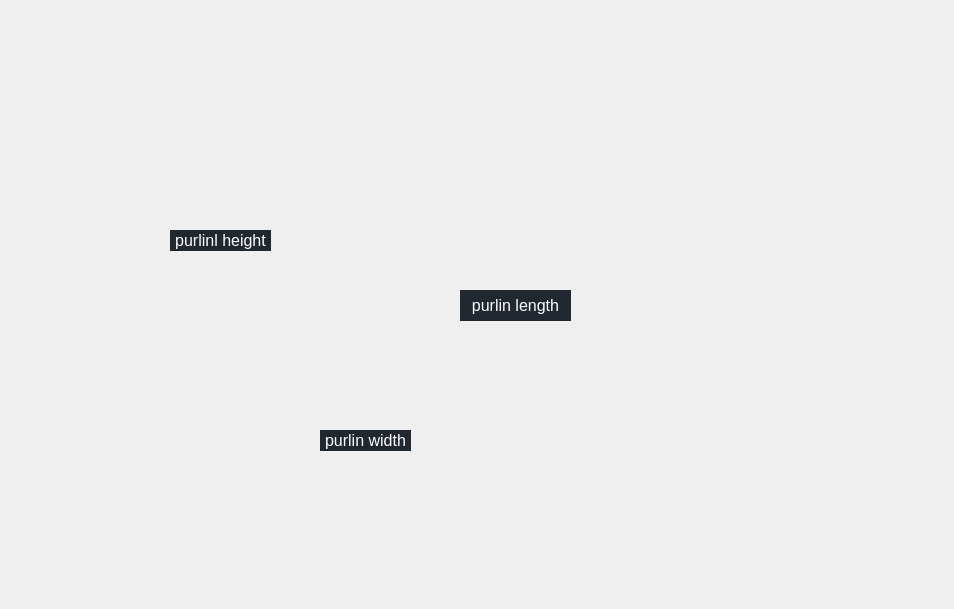
<?xml version="1.0" encoding="UTF-8"?>
<ui version="4.0">
 <class>ResultPurlin</class>
 <widget class="QDialog" name="ResultPurlin">
  <property name="geometry">
   <rect>
    <x>0</x>
    <y>0</y>
    <width>954</width>
    <height>609</height>
   </rect>
  </property>
  <property name="windowTitle">
   <string>Wyniki - płatew</string>
  </property>
  <widget class="QLabel" name="label">
   <property name="geometry">
    <rect>
     <x>0</x>
     <y>0</y>
     <width>954</width>
     <height>609</height>
    </rect>
   </property>
   <property name="font">
    <font>
     <pointsize>20</pointsize>
    </font>
   </property>
   <property name="text">
    <string/>
   </property>
   <property name="pixmap">
    <pixmap resource="../resources.qrc">:/res/ResultWallPlate.PNG</pixmap>
   </property>
   <property name="scaledContents">
    <bool>true</bool>
   </property>
  </widget>
  <widget class="QLabel" name="purlinHeight">
   <property name="geometry">
    <rect>
     <x>170</x>
     <y>230</y>
     <width>101</width>
     <height>21</height>
    </rect>
   </property>
   <property name="palette">
    <palette>
     <active>
      <colorrole role="WindowText">
       <brush brushstyle="SolidPattern">
        <color alpha="255">
         <red>255</red>
         <green>255</green>
         <blue>255</blue>
        </color>
       </brush>
      </colorrole>
      <colorrole role="Button">
       <brush brushstyle="SolidPattern">
        <color alpha="255">
         <red>33</red>
         <green>40</green>
         <blue>48</blue>
        </color>
       </brush>
      </colorrole>
      <colorrole role="Base">
       <brush brushstyle="SolidPattern">
        <color alpha="255">
         <red>33</red>
         <green>40</green>
         <blue>48</blue>
        </color>
       </brush>
      </colorrole>
      <colorrole role="Window">
       <brush brushstyle="SolidPattern">
        <color alpha="255">
         <red>33</red>
         <green>40</green>
         <blue>48</blue>
        </color>
       </brush>
      </colorrole>
     </active>
     <inactive>
      <colorrole role="WindowText">
       <brush brushstyle="SolidPattern">
        <color alpha="255">
         <red>255</red>
         <green>255</green>
         <blue>255</blue>
        </color>
       </brush>
      </colorrole>
      <colorrole role="Button">
       <brush brushstyle="SolidPattern">
        <color alpha="255">
         <red>33</red>
         <green>40</green>
         <blue>48</blue>
        </color>
       </brush>
      </colorrole>
      <colorrole role="Base">
       <brush brushstyle="SolidPattern">
        <color alpha="255">
         <red>33</red>
         <green>40</green>
         <blue>48</blue>
        </color>
       </brush>
      </colorrole>
      <colorrole role="Window">
       <brush brushstyle="SolidPattern">
        <color alpha="255">
         <red>33</red>
         <green>40</green>
         <blue>48</blue>
        </color>
       </brush>
      </colorrole>
     </inactive>
     <disabled>
      <colorrole role="WindowText">
       <brush brushstyle="SolidPattern">
        <color alpha="255">
         <red>120</red>
         <green>120</green>
         <blue>120</blue>
        </color>
       </brush>
      </colorrole>
      <colorrole role="Button">
       <brush brushstyle="SolidPattern">
        <color alpha="255">
         <red>33</red>
         <green>40</green>
         <blue>48</blue>
        </color>
       </brush>
      </colorrole>
      <colorrole role="Base">
       <brush brushstyle="SolidPattern">
        <color alpha="255">
         <red>33</red>
         <green>40</green>
         <blue>48</blue>
        </color>
       </brush>
      </colorrole>
      <colorrole role="Window">
       <brush brushstyle="SolidPattern">
        <color alpha="255">
         <red>33</red>
         <green>40</green>
         <blue>48</blue>
        </color>
       </brush>
      </colorrole>
     </disabled>
    </palette>
   </property>
   <property name="font">
    <font>
     <pointsize>12</pointsize>
    </font>
   </property>
   <property name="styleSheet">
    <string notr="true">background: rgb(33, 40, 48);</string>
   </property>
   <property name="text">
    <string>purlinl height</string>
   </property>
   <property name="alignment">
    <set>Qt::AlignCenter</set>
   </property>
  </widget>
  <widget class="QLabel" name="purlinWidth">
   <property name="geometry">
    <rect>
     <x>320</x>
     <y>430</y>
     <width>91</width>
     <height>21</height>
    </rect>
   </property>
   <property name="palette">
    <palette>
     <active>
      <colorrole role="WindowText">
       <brush brushstyle="SolidPattern">
        <color alpha="255">
         <red>255</red>
         <green>255</green>
         <blue>255</blue>
        </color>
       </brush>
      </colorrole>
      <colorrole role="Button">
       <brush brushstyle="SolidPattern">
        <color alpha="255">
         <red>33</red>
         <green>40</green>
         <blue>48</blue>
        </color>
       </brush>
      </colorrole>
      <colorrole role="Base">
       <brush brushstyle="SolidPattern">
        <color alpha="255">
         <red>33</red>
         <green>40</green>
         <blue>48</blue>
        </color>
       </brush>
      </colorrole>
      <colorrole role="Window">
       <brush brushstyle="SolidPattern">
        <color alpha="255">
         <red>33</red>
         <green>40</green>
         <blue>48</blue>
        </color>
       </brush>
      </colorrole>
     </active>
     <inactive>
      <colorrole role="WindowText">
       <brush brushstyle="SolidPattern">
        <color alpha="255">
         <red>255</red>
         <green>255</green>
         <blue>255</blue>
        </color>
       </brush>
      </colorrole>
      <colorrole role="Button">
       <brush brushstyle="SolidPattern">
        <color alpha="255">
         <red>33</red>
         <green>40</green>
         <blue>48</blue>
        </color>
       </brush>
      </colorrole>
      <colorrole role="Base">
       <brush brushstyle="SolidPattern">
        <color alpha="255">
         <red>33</red>
         <green>40</green>
         <blue>48</blue>
        </color>
       </brush>
      </colorrole>
      <colorrole role="Window">
       <brush brushstyle="SolidPattern">
        <color alpha="255">
         <red>33</red>
         <green>40</green>
         <blue>48</blue>
        </color>
       </brush>
      </colorrole>
     </inactive>
     <disabled>
      <colorrole role="WindowText">
       <brush brushstyle="SolidPattern">
        <color alpha="255">
         <red>120</red>
         <green>120</green>
         <blue>120</blue>
        </color>
       </brush>
      </colorrole>
      <colorrole role="Button">
       <brush brushstyle="SolidPattern">
        <color alpha="255">
         <red>33</red>
         <green>40</green>
         <blue>48</blue>
        </color>
       </brush>
      </colorrole>
      <colorrole role="Base">
       <brush brushstyle="SolidPattern">
        <color alpha="255">
         <red>33</red>
         <green>40</green>
         <blue>48</blue>
        </color>
       </brush>
      </colorrole>
      <colorrole role="Window">
       <brush brushstyle="SolidPattern">
        <color alpha="255">
         <red>33</red>
         <green>40</green>
         <blue>48</blue>
        </color>
       </brush>
      </colorrole>
     </disabled>
    </palette>
   </property>
   <property name="font">
    <font>
     <pointsize>12</pointsize>
    </font>
   </property>
   <property name="styleSheet">
    <string notr="true">background: rgb(33, 40, 48);</string>
   </property>
   <property name="text">
    <string>purlin width</string>
   </property>
   <property name="alignment">
    <set>Qt::AlignCenter</set>
   </property>
  </widget>
  <widget class="QLabel" name="purlinLength">
   <property name="geometry">
    <rect>
     <x>460</x>
     <y>290</y>
     <width>111</width>
     <height>31</height>
    </rect>
   </property>
   <property name="palette">
    <palette>
     <active>
      <colorrole role="WindowText">
       <brush brushstyle="SolidPattern">
        <color alpha="255">
         <red>255</red>
         <green>255</green>
         <blue>255</blue>
        </color>
       </brush>
      </colorrole>
      <colorrole role="Button">
       <brush brushstyle="SolidPattern">
        <color alpha="255">
         <red>33</red>
         <green>40</green>
         <blue>48</blue>
        </color>
       </brush>
      </colorrole>
      <colorrole role="Base">
       <brush brushstyle="SolidPattern">
        <color alpha="255">
         <red>33</red>
         <green>40</green>
         <blue>48</blue>
        </color>
       </brush>
      </colorrole>
      <colorrole role="Window">
       <brush brushstyle="SolidPattern">
        <color alpha="255">
         <red>33</red>
         <green>40</green>
         <blue>48</blue>
        </color>
       </brush>
      </colorrole>
     </active>
     <inactive>
      <colorrole role="WindowText">
       <brush brushstyle="SolidPattern">
        <color alpha="255">
         <red>255</red>
         <green>255</green>
         <blue>255</blue>
        </color>
       </brush>
      </colorrole>
      <colorrole role="Button">
       <brush brushstyle="SolidPattern">
        <color alpha="255">
         <red>33</red>
         <green>40</green>
         <blue>48</blue>
        </color>
       </brush>
      </colorrole>
      <colorrole role="Base">
       <brush brushstyle="SolidPattern">
        <color alpha="255">
         <red>33</red>
         <green>40</green>
         <blue>48</blue>
        </color>
       </brush>
      </colorrole>
      <colorrole role="Window">
       <brush brushstyle="SolidPattern">
        <color alpha="255">
         <red>33</red>
         <green>40</green>
         <blue>48</blue>
        </color>
       </brush>
      </colorrole>
     </inactive>
     <disabled>
      <colorrole role="WindowText">
       <brush brushstyle="SolidPattern">
        <color alpha="255">
         <red>120</red>
         <green>120</green>
         <blue>120</blue>
        </color>
       </brush>
      </colorrole>
      <colorrole role="Button">
       <brush brushstyle="SolidPattern">
        <color alpha="255">
         <red>33</red>
         <green>40</green>
         <blue>48</blue>
        </color>
       </brush>
      </colorrole>
      <colorrole role="Base">
       <brush brushstyle="SolidPattern">
        <color alpha="255">
         <red>33</red>
         <green>40</green>
         <blue>48</blue>
        </color>
       </brush>
      </colorrole>
      <colorrole role="Window">
       <brush brushstyle="SolidPattern">
        <color alpha="255">
         <red>33</red>
         <green>40</green>
         <blue>48</blue>
        </color>
       </brush>
      </colorrole>
     </disabled>
    </palette>
   </property>
   <property name="font">
    <font>
     <pointsize>12</pointsize>
    </font>
   </property>
   <property name="styleSheet">
    <string notr="true">background: rgb(33, 40, 48);</string>
   </property>
   <property name="text">
    <string>purlin length</string>
   </property>
   <property name="alignment">
    <set>Qt::AlignCenter</set>
   </property>
  </widget>
  <widget class="QLabel" name="labelPrintPurlin">
   <property name="geometry">
    <rect>
     <x>90</x>
     <y>40</y>
     <width>691</width>
     <height>501</height>
    </rect>
   </property>
   <property name="text">
    <string/>
   </property>
  </widget>
 </widget>
 <resources>
  <include location="../resources.qrc"/>
 </resources>
 <connections/>
</ui>
